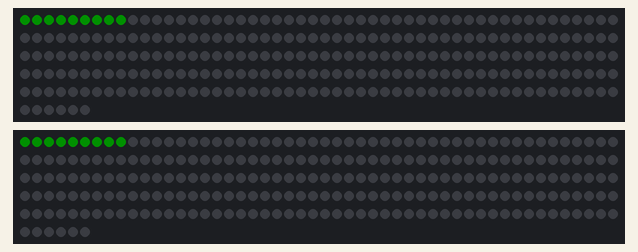
A sketch run on a simulated Arduino Uno, built with avr-gcc and run on an emulated ATmega328P. Parts: 2 × 256 RGB LEDs in strip order, left to right, continuing on the next row. Dim RGB values are drawn brighter than linear.

Above: at 0.54 s.
At 2.56 s:
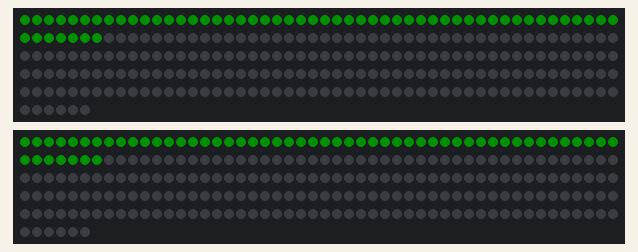
At 4.58 s:
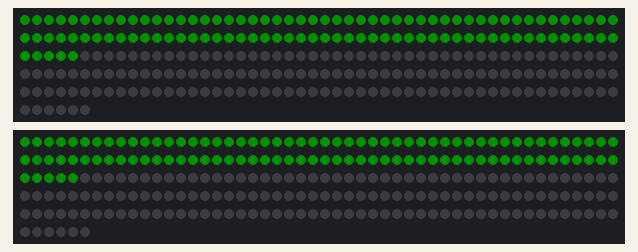
At 6.61 s:
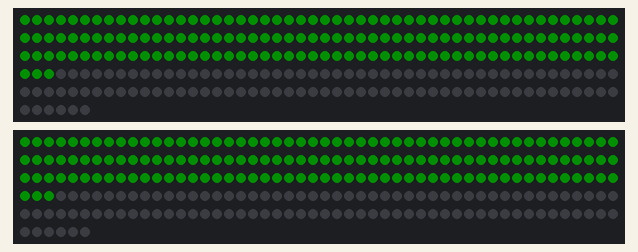
At 8.97 s:
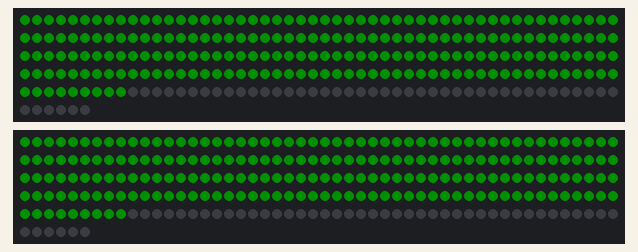
At 38.6 s:
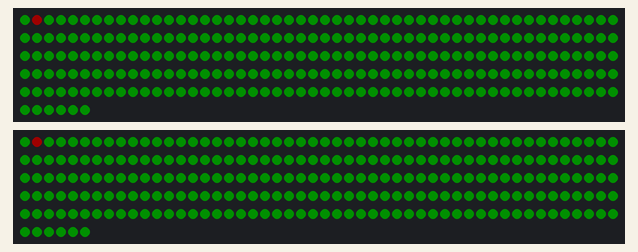

The sketch:

BasicFASTLEDPlayground.ino
```cpp
#define FASTLED_INTERNAL
#include <FastLED.h>

#define NUM_LEDS    256
#define DATA_PIN      3
#define CLOCK_PIN    13
#define PAUSE        10
#define BRIGHTNESS   30
#define VOLTS         5
#define MAX_mAMPS   500

CRGB leds[NUM_LEDS];

void setup() {
    // Uncomment/edit one of the following lines for your leds arrangement.
    // ## Clockless types ##
    FastLED.addLeds<NEOPIXEL, DATA_PIN>(leds, NUM_LEDS);  // GRB ordering is assumed
    // FastLED.addLeds<SM16703, DATA_PIN, RGB>(leds, NUM_LEDS);
    // FastLED.addLeds<TM1829, DATA_PIN, RGB>(leds, NUM_LEDS);
    // FastLED.addLeds<TM1812, DATA_PIN, RGB>(leds, NUM_LEDS);
    // FastLED.addLeds<TM1809, DATA_PIN, RGB>(leds, NUM_LEDS);
    // FastLED.addLeds<TM1804, DATA_PIN, RGB>(leds, NUM_LEDS);
    // FastLED.addLeds<TM1803, DATA_PIN, RGB>(leds, NUM_LEDS);
    // FastLED.addLeds<UCS1903, DATA_PIN, RGB>(leds, NUM_LEDS);
    // FastLED.addLeds<UCS1903B, DATA_PIN, RGB>(leds, NUM_LEDS);
    // FastLED.addLeds<UCS1904, DATA_PIN, RGB>(leds, NUM_LEDS);
    // FastLED.addLeds<UCS2903, DATA_PIN, RGB>(leds, NUM_LEDS);
    //FastLED.addLeds<WS2812, DATA_PIN, RGB>(leds, NUM_LEDS);  // GRB ordering is typical
    // FastLED.addLeds<WS2852, DATA_PIN, RGB>(leds, NUM_LEDS);  // GRB ordering is typical
    //FastLED.addLeds<WS2812B, DATA_PIN, RGB>(leds, NUM_LEDS);  // GRB ordering is typical
    // FastLED.addLeds<GS1903, DATA_PIN, RGB>(leds, NUM_LEDS);
    //FastLED.addLeds<SK6812, DATA_PIN, RGB>(leds, NUM_LEDS);  // GRB ordering is typical
    // FastLED.addLeds<SK6822, DATA_PIN, RGB>(leds, NUM_LEDS);
    // FastLED.addLeds<APA106, DATA_PIN, RGB>(leds, NUM_LEDS);
    // FastLED.addLeds<PL9823, DATA_PIN, RGB>(leds, NUM_LEDS);
    // FastLED.addLeds<SK6822, DATA_PIN, RGB>(leds, NUM_LEDS);
    // FastLED.addLeds<WS2811, DATA_PIN, RGB>(leds, NUM_LEDS);
    // FastLED.addLeds<WS2813, DATA_PIN, RGB>(leds, NUM_LEDS);
    // FastLED.addLeds<APA104, DATA_PIN, RGB>(leds, NUM_LEDS);
    // FastLED.addLeds<WS2811_400, DATA_PIN, RGB>(leds, NUM_LEDS);
    // FastLED.addLeds<GE8822, DATA_PIN, RGB>(leds, NUM_LEDS);
    // FastLED.addLeds<GW6205, DATA_PIN, RGB>(leds, NUM_LEDS);
    // FastLED.addLeds<GW6205_400, DATA_PIN, RGB>(leds, NUM_LEDS);
    // FastLED.addLeds<LPD1886, DATA_PIN, RGB>(leds, NUM_LEDS);
    // FastLED.addLeds<LPD1886_8BIT, DATA_PIN, RGB>(leds, NUM_LEDS);
    // ## Clocked (SPI) types ##
    // FastLED.addLeds<LPD6803, DATA_PIN, CLOCK_PIN, RGB>(leds, NUM_LEDS);  // GRB ordering is typical
    // FastLED.addLeds<LPD8806, DATA_PIN, CLOCK_PIN, RGB>(leds, NUM_LEDS);  // GRB ordering is typical
    // FastLED.addLeds<WS2801, DATA_PIN, CLOCK_PIN, RGB>(leds, NUM_LEDS);
    // FastLED.addLeds<WS2803, DATA_PIN, CLOCK_PIN, RGB>(leds, NUM_LEDS);
    // FastLED.addLeds<SM16716, DATA_PIN, CLOCK_PIN, RGB>(leds, NUM_LEDS);
    // FastLED.addLeds<P9813, DATA_PIN, CLOCK_PIN, RGB>(leds, NUM_LEDS);  // BGR ordering is typical
    // FastLED.addLeds<DOTSTAR, DATA_PIN, CLOCK_PIN, RGB>(leds, NUM_LEDS);  // BGR ordering is typical
    // FastLED.addLeds<APA102, DATA_PIN, CLOCK_PIN, RGB>(leds, NUM_LEDS);  // BGR ordering is typical
    // FastLED.addLeds<SK9822, DATA_PIN, CLOCK_PIN, RGB>(leds, NUM_LEDS);  // BGR ordering is typical
      FastLED.addLeds<NEOPIXEL, DATA_PIN>(leds, NUM_LEDS);  // GRB ordering is assumed
      FastLED.setMaxPowerInVoltsAndMilliamps(VOLTS, MAX_mAMPS);
      FastLED.setBrightness(BRIGHTNESS);
      FastLED.clear();
      FastLED.show();
}

void loop() {
  for (int i=0; i<256; i++) {
    leds[i] = CRGB::Green;
    FastLED.show();
    delay(20);
//    leds[i] = CRGB::Black;
//    delay(25);
  }

  leds[0] = CRGB::Green;
  leds[1] = CRGB::Red;
  FastLED.show();
  delay(1500);
  // Now turn the LED off, then pause
  leds[0] = CRGB::Black;
  leds[1] = CRGB::Black;
  FastLED.show();
  delay(1500);
}
```
